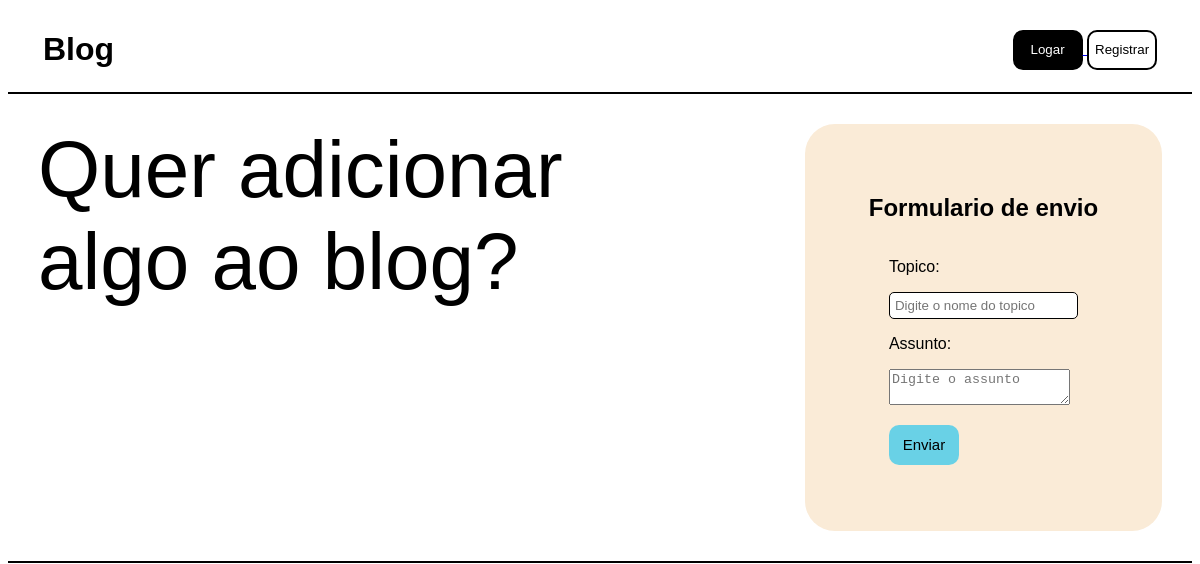
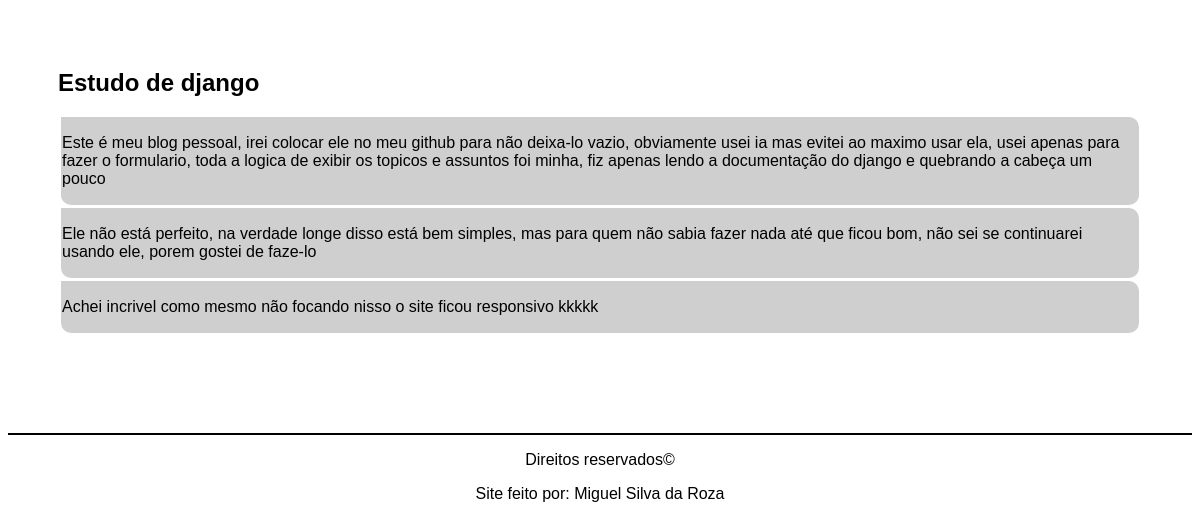
Before: / with the older database file (2 pictures, top to bottom).
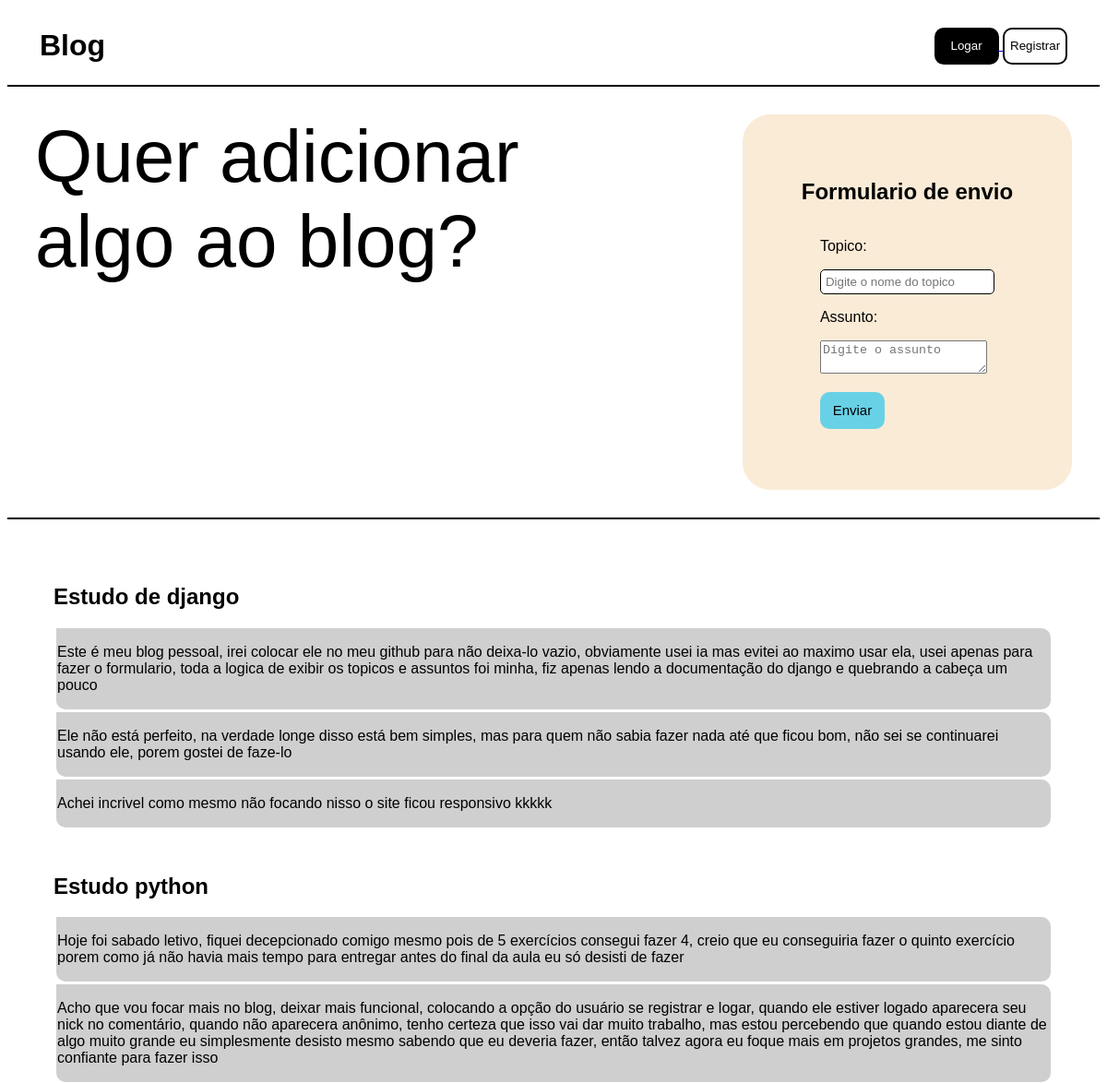
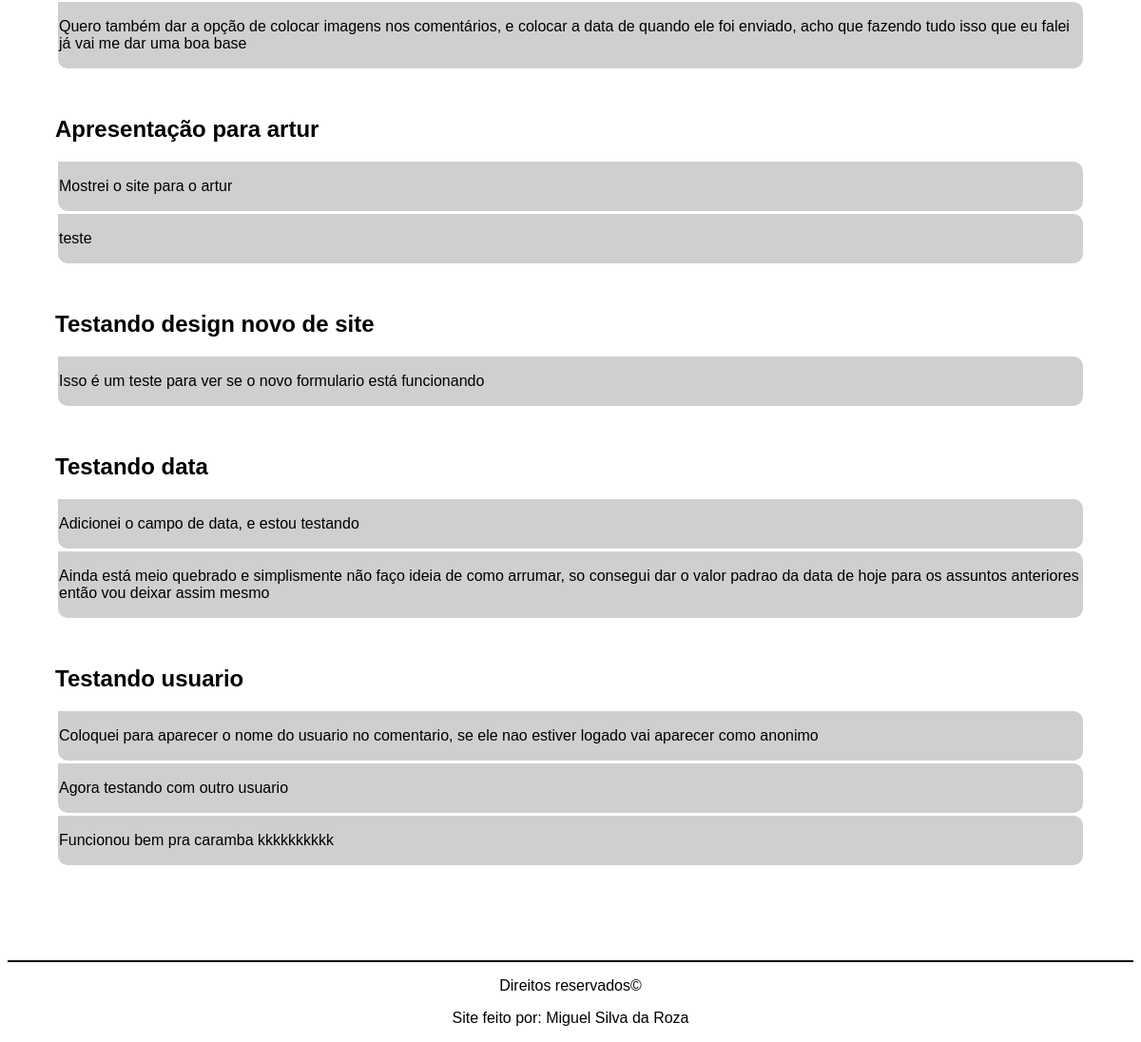
After: the same page with the newer database file (2 pictures, top to bottom).
### blog/models.py (models this page shows, shortened)
class Topico(models.Model):
    nome = models.CharField()
    def __str__(self):
        return self.nome

class Assunto(models.Model):
    topico = models.ForeignKey(Topico, on_delete=models.PROTECT)
    texto = models.TextField(max_length=1000)
    data_de_envio = models.DateTimeField(auto_now_add=True)
    usuario = models.TextField()

### blog/views.py (the view, shortened to what this page needs)
# urls.py: path('', views.index, name='index'),
def index(request):
    logado = request.user.is_authenticated
    if logado:
        return redirect('indexLogin')
    user = 'Anonimo'
    topicos = Topico.objects.all()
    topicos_assuntos = []
    for topico in topicos:
        assuntos = Assunto.objects.filter(topico=topico)
        topicos_assuntos.append({
            'topico': topico,
            'assuntos': assuntos
        })
    return render(request ,'index.html', {'topicos_assuntos': topicos_assuntos, 'usuario' : user})

### blog/templates/index.html (shortened to what this page needs)
<!DOCTYPE html>
<html lang="pt-br">
<head>
    {% load static %}
    <link rel="stylesheet" href="{% static 'blog/style.css' %}">
</head>
<body>
    <header>
        <h1>Blog</h1>
        <div class="buttons">
            <a href="{% url 'login' %}">
            <button style="background-color: black; color: white;">Logar</button>
            </a>
            <a href="{% url 'register' %}">
            <button style="background-color: white;">Registrar</button>
            </a>
        </div>
    </header>
    <main>
        <section class="formulario">
            <div class="title">Quer adicionar algo ao blog?</div>
            <div class="f1">
                <h2>Formulario de envio</h2>
                <form method="post">
                    <p>
                        <label for="topico">Topico:</label>
                    </p>
                    <input type="text" id="topico" placeholder="Digite o nome do topico" name="topico">
                    <p>
                        <label for="assunto">Assunto:</label>
                    </p>
                    <textarea name="assunto" id="assunto" placeholder="Digite o assunto"></textarea>
                    <p>
                        <button type="submit">Enviar</button>
                    </p>
                </form>
            </div>
        </section>
        <section>
            <div class="conteudo">
                {% for i in topicos_assuntos %}
                <h2>{{ i.topico }}</h3>
                    <div class="assunto">
                        {% for a in i.assuntos %}
                        <div class="paragrafo">
                            <p>{{ a.texto }}</p>
                        </div>
                        {% endfor %}
                    </div>
                    {% endfor %}
            </div>
        </section>
    </main>
    <div class="footer">
        <p>Direitos reservados©</p>
        <p>Site feito por: Miguel Silva da Roza</p>
    </div>
</body>
</html>

### blog/static/blog/style.css (style rules this page uses)
body { font-family: Arial, Helvetica, sans-serif; }
header { display: flex; align-items: center; justify-content: space-between; padding: 35px; border-bottom: solid 2px; padding-bottom: 2px; padding-top: 2px; }
button { width: 70px; height: 40px; border-radius: 10px; border: solid black 2px; }
.formulario { display: flex; padding: 30px; border-bottom: solid 2px; justify-content: space-between; }
.f1 { width: 30%; display: flex; flex-direction: column; justify-content: center; align-items: center; background-color: antiquewhite; border-radius: 30px; padding: 10px; padding-top: 50px; padding-bottom: 50px; }
input { border: solid 1px; border-radius: 5px; padding: 5px; }
.title { width: 50%; font-size: 80px; }
.f1 button { background-color: rgba(40, 198, 238, 0.685); border: none; font-size: 15px; }
.conteudo { padding: 50px; }
.assunto { margin-bottom: 50px; }
.paragrafo { background-color: rgb(207, 207, 207); padding-left: 10px; border-radius: 10px; border-top-left-radius: 0px; margin: 3px; padding: 1px; }
.footer { border-top: solid 2px; text-align: center; }

Changed rows visible on the page:
added Topico: topico "Estudo python"
added Assunto: texto "Hoje foi sabado letivo, fiquei decepcionado comigo mesmo pois de 5 exercícios consegui fazer 4, creio que eu conseguiria fazer o quinto exercício porem como já não havia mais tempo para entregar antes do final da aula eu só desisti de fazer", shown under "Estudo python"
added Assunto: texto "Acho que vou focar mais no blog, deixar mais funcional, colocando a opção do usuário se registrar e logar, quando ele estiver logado aparecera seu nick no comentário, quando não aparecera anônimo, tenho certeza que isso vai dar muito trabalho, mas estou percebendo que quando estou diante de algo muito grande eu simplesmente desisto mesmo sabendo que eu deveria fazer, então talvez agora eu foque mais em projetos grandes, me sinto confiante para fazer isso", shown under "Estudo python"
added Assunto: texto "Quero também dar a opção de colocar imagens nos comentários, e colocar a data de quando ele foi enviado, acho que fazendo tudo isso que eu falei já vai me dar uma boa base", shown under "Estudo python"
added Topico: topico "Apresentação para artur"
added Assunto: texto "Mostrei o site para o artur", shown under "Apresentação para artur"
added Assunto: texto "teste", shown under "Apresentação para artur"
added Topico: topico "Testando design novo de site"
added Assunto: texto "Isso é um teste para ver se o novo formulario está funcionando", shown under "Testando design novo de site"
added Topico: topico "Testando data"
added Assunto: texto "Adicionei o campo de data, e estou testando", shown under "Testando data"
added Assunto: texto "Ainda está meio quebrado e simplismente não faço ideia de como arrumar, so consegui dar o valor padrao da data de hoje para os assuntos anteriores então vou deixar assim mesmo", shown under "Testando data"
added Topico: topico "Testando usuario"
added Assunto: texto "Coloquei para aparecer o nome do usuario no comentario, se ele nao estiver logado vai aparecer como anonimo", shown under "Testando usuario"
added Assunto: texto "Agora testando com outro usuario", shown under "Testando usuario"
added Assunto: texto "Funcionou bem pra caramba kkkkkkkkkk", shown under "Testando usuario"
